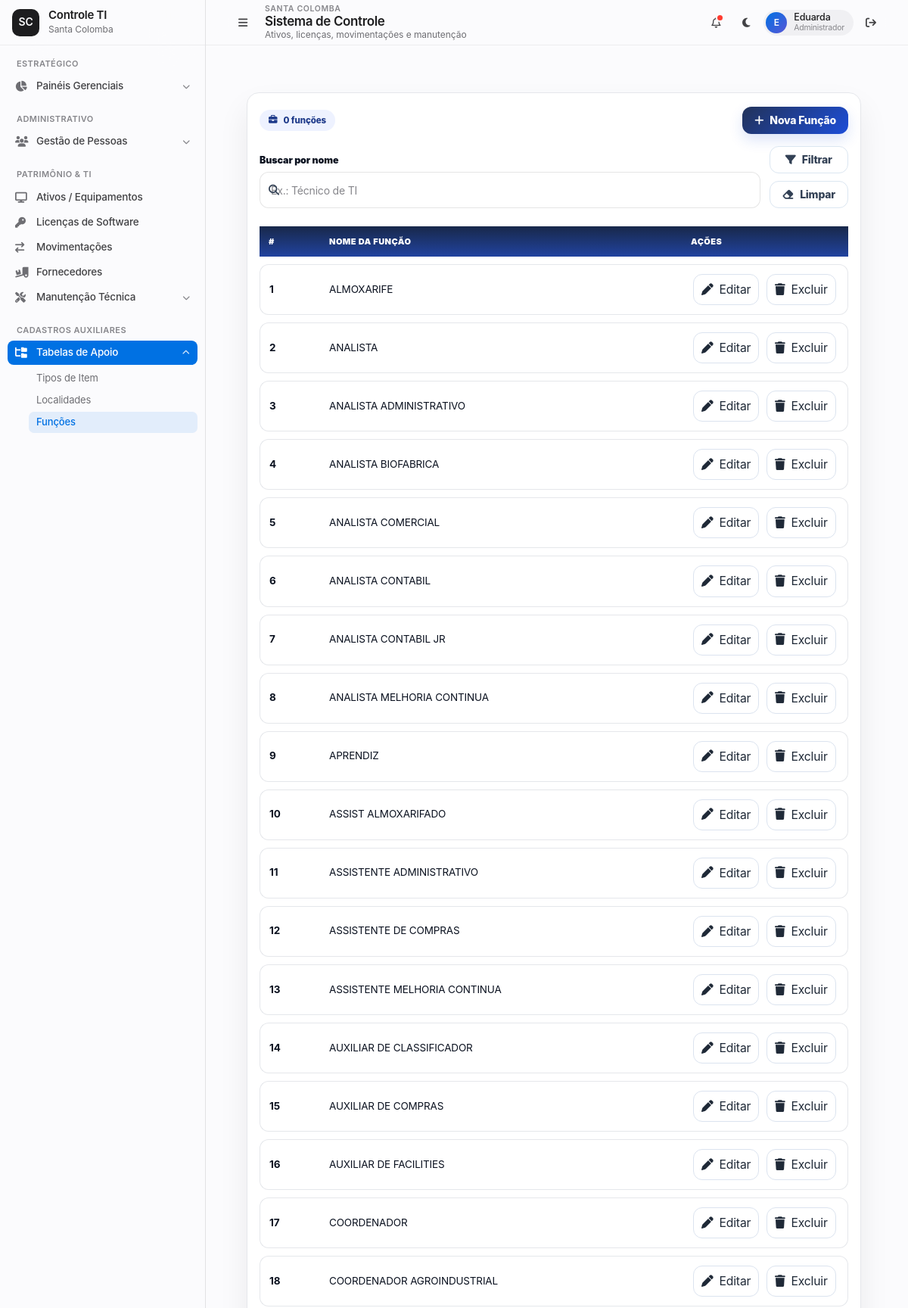
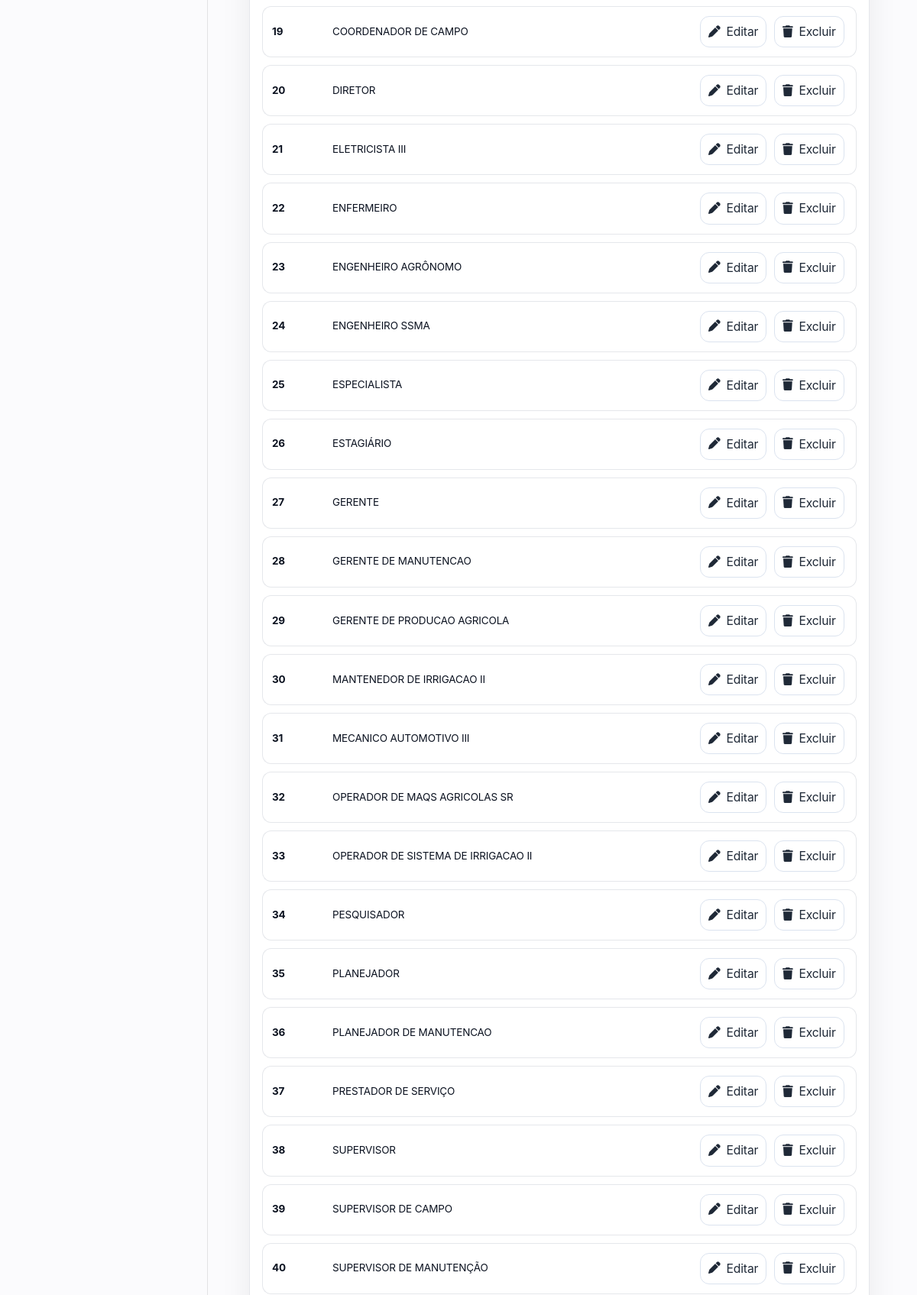
Page /funcoes/ (signed in, upper part) on the committed database (2 pictures, top to bottom).
### ProjetoEstoque/models.py (models this page shows, shortened)
class AuditModel(models.Model):
    criado_por = models.ForeignKey(User, related_name="%(class)s_criador", on_delete=models.SET_NULL, null=True, blank=True)
    atualizado_por = models.ForeignKey(User, related_name="%(class)s_atualizador", on_delete=models.SET_NULL, null=True, blank=True)
    created_at = models.DateTimeField(auto_now_add=True)
    updated_at = models.DateTimeField(auto_now=True)
    class Meta:
        abstract = True

class Funcao(AuditModel):
    nome = models.CharField(max_length=100)

### ProjetoEstoque/views/funcoes.py (the view)
# urls.py: path("funcoes/", views.funcao_list, name="funcoes_list"),
@login_required
def funcao_list(request):
    q = (request.GET.get("q") or "").strip()
    funcoes = Funcao.objects.all().order_by("nome")
    if q:
        funcoes = funcoes.filter(nome__icontains=q)
    ctx = {
        "funcoes": funcoes,
        "q": q,
        "total": funcoes.count(),
    }
    return render(request, "front/funcoes/funcao_list.html", ctx)

### ProjetoEstoque/templates/front/funcoes/funcao_list.html (shortened to what this page needs)
{% extends 'base.html' %}
{% block content %}
<link rel="stylesheet" href="https://cdnjs.cloudflare.com/ajax/libs/font-awesome/6.4.2/css/all.min.css"/>
<div class="page">
  <div class="panel">
    <div class="top-actions">
      <div class="header-left">
        <span class="badge"><i class="fa fa-briefcase"></i> {{ total|default:funcoes|length }} funções</span>
      </div>
      <div>
        <a class="btn btn-add" href="{% url 'funcao_create' %}">
          <i class="fa fa-plus"></i> Nova Função
        </a>
      </div>
    </div>
    <form class="filters" method="get" autocomplete="off">
      <div class="group" style="grid-area:q">
        <label>Buscar por nome</label>
        <div class="filtro-icon-input">
          <span class="ico"></span>
          <input type="text" name="q" class="ctrl" placeholder="Ex.: Técnico de TI" value="{{ q|default:'' }}">
        </div>
      </div>
      <div class="group" style="grid-area:actions; display:flex; gap:10px; justify-content:flex-end">
        <button class="btn btn-light" type="submit"><i class="fa fa-filter"></i> Filtrar</button>
        <a class="btn btn-light" href="{% url 'funcoes_list' %}"><i class="fa fa-eraser"></i> Limpar</a>
      </div>
    </form>
    <div class="table-wrap">
      <table class="table">
        <thead>
          <tr>
            <th style="width:80px">#</th>
            <th>Nome da Função</th>
            <th style="width:220px">Ações</th>
          </tr>
        </thead>
        <tbody>
          {% for f in funcoes %}
            <tr>
              <td><strong>{{ forloop.counter }}</strong></td>
              <td>{{ f.nome }}</td>
              <td style="white-space:nowrap">
                <a class="icon-btn" href="{% url 'funcao_edit' f.pk %}"><i class="fa fa-pen"></i> Editar</a>
                <form method="post" action="{% url 'funcao_delete' f.pk %}" style="display:inline" onsubmit="return confirm('Excluir esta função?');">
                  <button class="icon-btn" type="submit"><i class="fa fa-trash"></i> Excluir</button>
                </form>
              </td>
            </tr>
          {% empty %}
            <tr>
              <td colspan="3" style="text-align:center;color:var(--muted);padding:18px">Nenhuma função cadastrada.</td>
            </tr>
          {% endfor %}
        </tbody>
      </table>
    </div>
  </div>
</div>
{% endblock %}

### ProjetoEstoque/templates/base.html (shortened to what this page needs)
{% load static %}
<!DOCTYPE html>
<html lang="pt-br">
<head>
  <link rel="stylesheet" href="https://cdnjs.cloudflare.com/ajax/libs/font-awesome/6.5.2/css/all.min.css">
</head>
<body class="theme-light">
  <div class="app-shell" id="appShell">
    <aside class="sidebar" id="sidebar" aria-label="Menu lateral principal">
      <div class="sidebar-brand">
        <a href="{% url 'dashboard' %}" class="brand-mark" aria-label="Ir para o dashboard">
          <span class="brand-fallback" style="display: none;">SC</span>
        </a>
        <div class="brand-copy">
          <span class="brand-title">Controle TI</span>
          <span class="brand-subtitle">Santa Colomba</span>
        </div>
      </div>
      <nav class="sidebar-nav" aria-label="Navegação do sistema">
        <section class="nav-section" aria-labelledby="nav-estrategico">
          <div class="nav-label" id="nav-estrategico">Estratégico</div>
          <div class="nav-group">
            <button
              type="button"
              class="nav-button "
              data-submenu-target="sub-dash"
              aria-expanded="false"
              aria-controls="sub-dash"
              title="Painéis gerenciais">
              <i class="fa-solid fa-chart-pie nav-icon" aria-hidden="true"></i>
              <span class="nav-text">Painéis Gerenciais</span>
              <i class="fa-solid fa-chevron-down nav-arrow" aria-hidden="true"></i>
            </button>
            <div class="submenu" id="sub-dash">
              <div class="submenu-inner">
                <a href="{% url 'alertas_dashboard' %}" class="sub-link {% if request.resolver_match.url_name == 'alertas_dashboard' %}is-active{% endif %}">Alertas</a>
              </div>
            </div>
          </div>
        </section>
        <section class="nav-section" aria-labelledby="nav-administrativo">
          <div class="nav-label" id="nav-administrativo">Administrativo</div>
          <div class="nav-group">
            <button
              type="button"
              class="nav-button {% if 'usuario' in request.resolver_match.url_name or 'centrocusto' in request.resolver_match.url_name %}is-active{% endif %}"
              data-submenu-target="sub-pessoas"
              aria-expanded="false"
              aria-controls="sub-pessoas"
              title="Gestão de pessoas">
              <i class="fa-solid fa-users nav-icon" aria-hidden="true"></i>
              <span class="nav-text">Gestão de Pessoas</span>
              <i class="fa-solid fa-chevron-down nav-arrow" aria-hidden="true"></i>
            </button>
            <div class="submenu" id="sub-pessoas">
              <div class="submenu-inner">
                <a href="{% url 'usuario_list' %}" class="sub-link {% if 'usuario' in request.resolver_match.url_name and 'hierarquia' not in request.resolver_match.url_name %}is-active{% endif %}">Colaboradores</a>
              </div>
            </div>
          </div>
        </section>
        <section class="nav-section" aria-labelledby="nav-patrimonio">
          <div class="nav-label" id="nav-patrimonio">Patrimônio & TI</div>
          <a href="{% url 'equipamentos_list' %}" class="nav-item {% if 'equipamento' in request.resolver_match.url_name %}is-active{% endif %}" title="Ativos e equipamentos">
            <i class="fa-solid fa-display nav-icon" aria-hidden="true"></i>
            <span class="nav-text">Ativos / Equipamentos</span>
          </a>
          <a href="{% url 'licenca_list' %}" class="nav-item {% if 'licenca_' in request.resolver_match.url_name and 'dashboard' not in request.resolver_match.url_name %}is-active{% endif %}" title="Licenças de software">
            <i class="fa-solid fa-key nav-icon" aria-hidden="true"></i>
            <span class="nav-text">Licenças de Software</span>
          </a>
          <a href="{% url 'movimentacao_list' %}" class="nav-item {% if 'movimentacao' in request.resolver_match.url_name %}is-active{% endif %}" title="Movimentações">
            <i class="fa-solid fa-arrow-right-arrow-left nav-icon" aria-hidden="true"></i>
            <span class="nav-text">Movimentações</span>
          </a>
          <a href="{% url 'fornecedor_list' %}" class="nav-item {% if 'fornecedor' in request.resolver_match.url_name %}is-active{% endif %}" title="Fornecedores">
            <i class="fa-solid fa-truck-ramp-box nav-icon" aria-hidden="true"></i>
            <span class="nav-text">Fornecedores</span>
          </a>
          <div class="nav-group">
            <button
              type="button"
              class="nav-button {% if 'preventiva' in request.resolver_match.url_name and 'dashboard' not in request.resolver_match.url_name or request.resolver_match.url_name == 'checklist_list' %}is-active{% endif %}"
              data-submenu-target="sub-manutencao"
              aria-expanded="false"
              aria-controls="sub-manutencao"
              title="Manutenção técnica">
              <i class="fa-solid fa-screwdriver-wrench nav-icon" aria-hidden="true"></i>
              <span class="nav-text">Manutenção Técnica</span>
              <i class="fa-solid fa-chevron-down nav-arrow" aria-hidden="true"></i>
            </button>
            <div class="submenu" id="sub-manutencao">
              <div class="submenu-inner">
                <a href="{% url 'preventiva_start' %}" class="sub-link {% if request.resolver_match.url_name == 'preventiva_start' %}is-active{% endif %}">Nova Preventiva</a>
              </div>
            </div>
          </div>
        </section>
        <section class="nav-section" aria-labelledby="nav-cadastros">
          <div class="nav-label" id="nav-cadastros">Cadastros Auxiliares</div>
          <div class="nav-group">
            <button
              type="button"
              class="nav-button {% if 'subtipo' in request.resolver_match.url_name or 'localidade' in request.resolver_match.url_name or 'funcoes' in request.resolver_match.url_name %}is-active{% endif %}"
              data-submenu-target="sub-cadastros"
              aria-expanded="false"
              aria-controls="sub-cadastros"
              title="Tabelas de apoio">
              <i class="fa-solid fa-folder-tree nav-icon" aria-hidden="true"></i>
              <span class="nav-text">Tabelas de Apoio</span>
              <i class="fa-solid fa-chevron-down nav-arrow" aria-hidden="true"></i>
            </button>
            <div class="submenu" id="sub-cadastros">
              <div class="submenu-inner">
                <a href="{% url 'subtipo_list' %}" class="sub-link {% if request.resolver_match.url_name == 'subtipo_list' %}is-active{% endif %}">Tipos de Item</a>
                <a href="{% url 'localidade_list' %}" class="sub-link {% if request.resolver_match.url_name == 'localidade_list' %}is-active{% endif %}">Localidades</a>
                <a href="{% url 'funcoes_list' %}" class="sub-link {% if request.resolver_match.url_name == 'funcoes_list' %}is-active{% endif %}">Funções</a>
              </div>
            </div>
          </div>
        </section>
      </nav>
    </aside>
    <main class="main-shell">
      <header class="topbar">
        <div class="topbar-left">
          <button
            type="button"
            class="sidebar-toggle"
            id="sidebarToggle"
            aria-label="Abrir ou recolher menu lateral"
            aria-controls="sidebar"
            aria-expanded="false">
            <i class="fa-solid fa-bars" aria-hidden="true"></i>
          </button>
          <div class="topbar-title-group">
            <span class="eyebrow">Santa Colomba</span>
            <h1 class="topbar-title">{% block page_title %}Sistema de Controle{% endblock %}</h1>
            <span class="topbar-subtitle">{% block page_subtitle %}Ativos, licenças, movimentações e manutenção{% endblock %}</span>
          </div>
        </div>
        <div class="topbar-actions">
          <button type="button" class="icon-button" id="notificationButton" aria-label="Notificações" title="Notificações">
            <i class="fa-regular fa-bell" aria-hidden="true"></i>
            <span class="badge-dot" aria-hidden="true"></span>
          </button>
          <button type="button" class="icon-button" id="themeToggle" aria-label="Alternar entre modo claro e escuro" title="Alternar tema">
            <i class="fa-solid fa-moon" id="themeIcon" aria-hidden="true"></i>
          </button>
          <div class="profile-chip" title="Usuário logado">
            <div class="profile-avatar" aria-hidden="true">
              {{ user.username|default:"U"|slice:":1"|upper }}
            </div>
            <div class="profile-copy">
              <span class="profile-name">{{ user.first_name|default:user.username }}</span>
              <span class="profile-role">Administrador</span>
            </div>
          </div>
          <form method="post" action="{% url 'logout' %}" style="margin:0;padding:0;">
            <button type="submit" class="logout-button" title="Sair do sistema" aria-label="Sair do sistema">
              <i class="fa-solid fa-arrow-right-from-bracket" aria-hidden="true"></i>
            </button>
          </form>
        </div>
      </header>
      <div class="main-scroll" id="mainContent" tabindex="-1">
        <div class="main-container">
          {% block content %}{% endblock %}
        </div>
      </div>
    </main>
  </div>
</body>
</html>

### ProjetoEstoque/templates/front/funcoes/funcao_list.html (style rules this page uses)
:root { --bg:#f5f7fb; --card:#fff; --ink:#0b1220; --muted:#64748b; --line:#e5e7eb; --shadow:0 20px 40px rgba(2,6,23,.07); --h:48px; --rad:12px; --padL:44px; --primary:#1d4ed8; --primary2:#223259; }
* { box-sizing:border-box }
body { background:var(--bg); }
.page { max-width:1200px;margin:22px auto;padding:0 14px }
.panel { background:var(--card);border:1px solid var(--line);border-radius:16px;box-shadow:var(--shadow);padding:18px 16px }
.top-actions { display:flex;justify-content:space-between;gap:12px;flex-wrap:wrap;margin-bottom:16px }
.header-left { display:flex;gap:10px;align-items:center;color:var(--muted) }
.header-left .badge { display:inline-flex;align-items:center;gap:8px; background:#eef2ff;color:#1e3a8a;border-radius:999px;padding:6px 12px;font-weight:800 }
.btn { border:none;border-radius:12px;padding:10px 16px;font-weight:800;cursor:pointer; display:inline-flex;align-items:center;gap:8px;text-decoration:none }
.btn-add { background:linear-gradient(135deg, var(--primary2) 0%, var(--primary) 100%); color:#fff; box-shadow:0 8px 18px rgba(29,78,216,.15); }
.btn-light { background:#fff;border:1.5px solid #dbe6f1;color:#334155 }
.filters { display:grid; grid-template-columns:minmax(320px,1fr) auto; grid-template-areas:"q actions"; gap:12px; align-items:end; margin-bottom:14px }
.group { display:flex;flex-direction:column;min-width:0 }
.group label { font-weight:900;margin-bottom:6px;color:var(--ink) }
.filtro-icon-input { position:relative;min-width:0 }
.filtro-icon-input .ico { position:absolute;left:12px;top:50%;transform:translateY(-50%);color:#334155;pointer-events:none }
.ctrl { width:100%;height:var(--h); padding:8px 14px 8px var(--padL); border:1px solid #d5deea;border-radius:12px;background:#fff;color:#111827;font-size:1rem;outline:none; transition:border .15s, box-shadow .15s; appearance:none; -webkit-appearance:none; }
.table-wrap { width:100%;overflow:auto }
.table { width:100%;min-width:720px;border-collapse:separate;border-spacing:0 10px }
thead th { position:sticky;top:0;z-index:2; background:linear-gradient(180deg,#18284a 0%, #21439f 100%);color:#fff; padding:12px;border:none;text-align:left;font-weight:900 }
tbody tr { transition:transform .08s ease }
tbody td { background:#fff; border-top:1px solid var(--line); border-bottom:1px solid var(--line); padding:12px; color:var(--ink) }
tbody td:first-child { border-left:1px solid var(--line); border-top-left-radius:12px; border-bottom-left-radius:12px; }
tbody td:last-child { border-right:1px solid var(--line); border-top-right-radius:12px; border-bottom-right-radius:12px; }
.icon-btn { background:#fff;border:1.3px solid #dbe3ef;color:#1f2937;border-radius:12px; padding:8px 10px;margin:0 3px;font-size:.98rem;cursor:pointer;display:inline-flex;align-items:center;gap:8px;text-decoration:none }

### rows in the picture
Funcao: nome "ALMOXARIFE"
Funcao: nome "ANALISTA"
Funcao: nome "ANALISTA ADMINISTRATIVO"
Funcao: nome "ANALISTA BIOFABRICA"
Funcao: nome "ANALISTA COMERCIAL"
Funcao: nome "ANALISTA CONTABIL"
Funcao: nome "ANALISTA CONTABIL JR"
Funcao: nome "ANALISTA MELHORIA CONTINUA"
Funcao: nome "APRENDIZ"
Funcao: nome "ASSIST ALMOXARIFADO"
Funcao: nome "ASSISTENTE ADMINISTRATIVO"
Funcao: nome "ASSISTENTE DE COMPRAS"
Funcao: nome "ASSISTENTE MELHORIA CONTINUA"
Funcao: nome "AUXILIAR DE CLASSIFICADOR"
Funcao: nome "AUXILIAR DE COMPRAS"
Funcao: nome "AUXILIAR DE FACILITIES"
Funcao: nome "COORDENADOR"
Funcao: nome "COORDENADOR AGROINDUSTRIAL"
Funcao: nome "COORDENADOR DE CAMPO"
Funcao: nome "DIRETOR"
Funcao: nome "ELETRICISTA III"
Funcao: nome "ENFERMEIRO"
Funcao: nome "ENGENHEIRO AGRÔNOMO"
Funcao: nome "ENGENHEIRO SSMA"
Funcao: nome "ESPECIALISTA"
Funcao: nome "ESTAGIÁRIO"
Funcao: nome "GERENTE"
Funcao: nome "GERENTE DE MANUTENCAO"
Funcao: nome "GERENTE DE PRODUCAO AGRICOLA"
Funcao: nome "MANTENEDOR DE IRRIGACAO II"
Funcao: nome "MECANICO AUTOMOTIVO III"
Funcao: nome "OPERADOR DE MAQS AGRICOLAS SR"
Funcao: nome "OPERADOR DE SISTEMA DE IRRIGACAO II"
Funcao: nome "PESQUISADOR"
Funcao: nome "PLANEJADOR"
Funcao: nome "PLANEJADOR DE MANUTENCAO"
Funcao: nome "PRESTADOR DE SERVIÇO"
Funcao: nome "SUPERVISOR"
Funcao: nome "SUPERVISOR DE CAMPO"
Funcao: nome "SUPERVISOR DE MANUTENÇÃO"

### other values in the picture
{{ user.username|default:"U"|slice:":1"|upper }} "E"
{{ user.first_name|default:user.username }} "Eduarda"
{{ total|default:funcoes|length }} "0"
